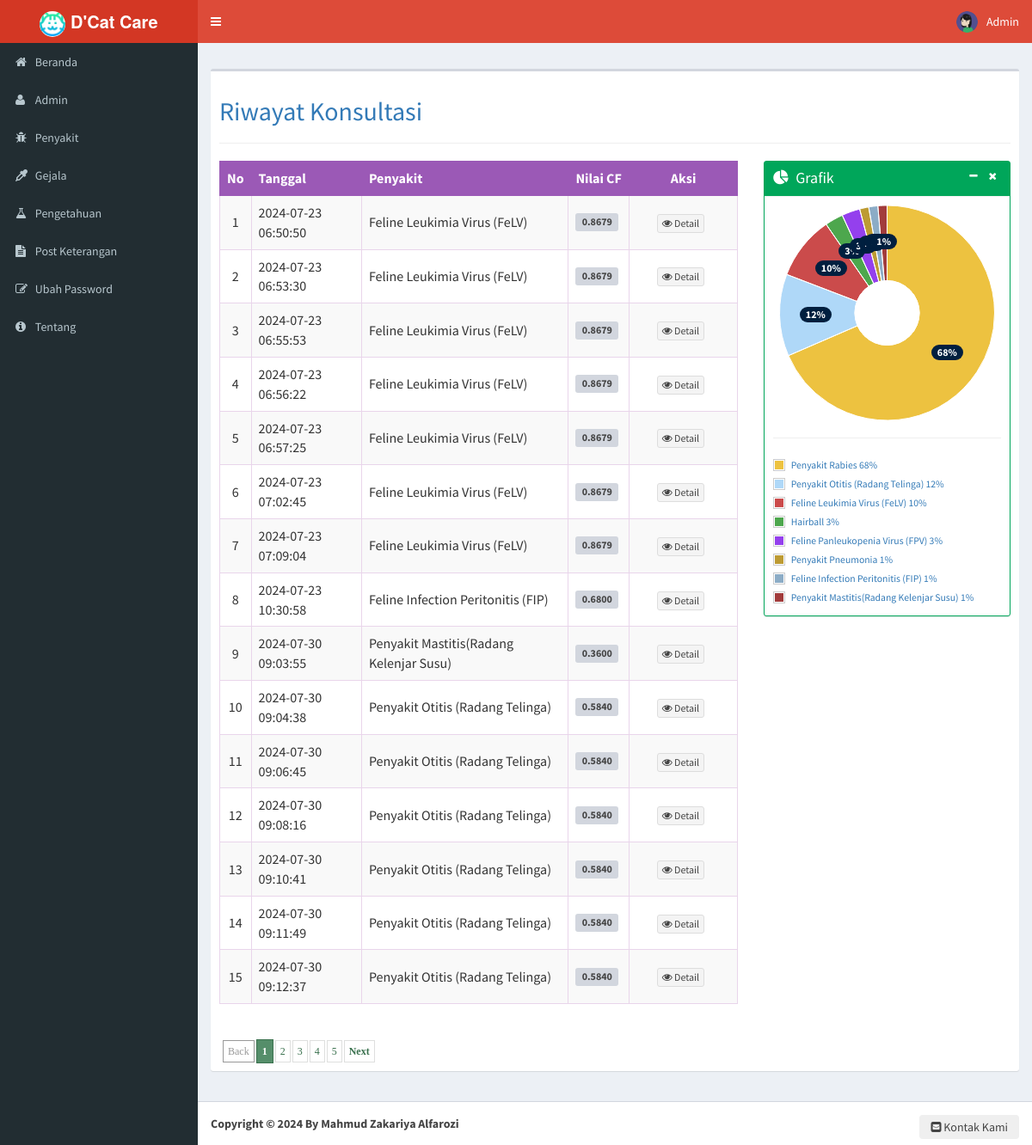
Screenshot of /?module=riwayat (signed in) with the database file from the repository.
### tables this page shows
CREATE TABLE `hasil` (
  `id_hasil` int(11) NOT NULL,
  `tanggal` varchar(50) NOT NULL DEFAULT '0',
  `penyakit` text NOT NULL,
  `gejala` text NOT NULL,
  `hasil_id` int(11) NOT NULL,
  `hasil_nilai` varchar(16) NOT NULL
);

### modul/riwayat/riwayat.php (the view, shortened to what this page needs)
<h2 class='text text-primary'>Riwayat Konsultasi</h2>
<hr>
<?php
switch ($_GET['act']) {
  default:
    $offset = $_GET['offset'];
    $limit = 15;
    if (empty($offset)) {
      $offset = 0;
    }
    $sqlpkt = mysqli_query($conn, "SELECT * FROM penyakit order by kode_penyakit+0");
    while ($rpkt = mysqli_fetch_array($sqlpkt)) {
      $arpkt[$rpkt['kode_penyakit']] = $rpkt['nama_penyakit'];
    }
    $tampil = mysqli_query($conn, "SELECT * FROM hasil ORDER BY id_hasil");
    $baris = mysqli_num_rows($tampil);
    if ($baris > 0) {
      echo "<div class='row'><div class='col-md-8'><table class='table table-bordered table-striped riwayat' style='overflow-x=auto' cellpadding='0' cellspacing='0'>
          <thead>
            <tr>
              <th>No</th>
              <th>Tanggal</th>
              <th>Penyakit</th>
              <th nowrap>Nilai CF</th>
              <th width='21%' class='text-center'>Aksi</th>
            </tr>
          </thead>
		  <tbody>
		  ";
      $hasil = mysqli_query($conn, "SELECT * FROM hasil ORDER BY id_hasil limit $offset,$limit");
      $no = 1 + $offset;
      $counter = 1;
      while ($r = mysqli_fetch_array($hasil)) {
        if ($r[hasil_id] > 0) {
          if ($counter % 2 == 0)
            $warna = "dark";
          else
            $warna = "light";
          echo "<tr class='" . $warna . "'>
			 <td align=center>$no</td>
			 <td>$r[tanggal]</td>
			 <td>" . $arpkt[$r[hasil_id]] . "</td>
			 <td><span class='label label-default'>" . $r[hasil_nilai] . "</span></td>
			 <td align=center>
			 <a type='button' class='btn btn-default btn-xs' target='_blank' href=riwayat-detail/$r[id_hasil]><i class='fa fa-eye' aria-hidden='true'></i> Detail </a> &nbsp;
	         </td></tr>";
          $no++;
          $counter++;
        }
      }
      echo "</tbody></table></div>";
      ?>
      <div class="col-md-4">
        <div class="box box-success box-solid">
          <div class="box-header with-border">
            <i class="fa fa-pie-chart"></i>
            <h3 class="box-title">Grafik</h3>
            <div class="box-tools pull-right">
              <button type="button" class="btn btn-box-tool" data-widget="collapse"><i class="fa fa-minus"></i>
              </button>
              <button type="button" class="btn btn-box-tool" data-widget="remove"><i class="fa fa-times"></i></button>
            </div>
          </div>
          <div class="box-body">
            <div id="donut-chart" class="chart" style="width:100%;height:250px;"></div>
            <hr>
            <div id="legend-container"></div>
          </div>
        </div>
      </div>
      <?php
      echo "</div><div class='col-md-12'><div class='row'><div class=paging>";
      if ($offset != 0) {
        $prevoffset = $offset - $limit;
        echo "<span class=prevnext> <a href=index.php?module=riwayat&offset=$prevoffset>Back</a></span>";
      } else {
        echo "<span class=disabled>Back</span>";
      }
      $halaman = intval($baris / $limit);
      if ($baris % $limit) {
        $halaman++;
      }
      for ($i = 1; $i <= $halaman; $i++) {
        $newoffset = $limit * ($i - 1);
        if ($offset != $newoffset) {
          echo "<a href=index.php?module=riwayat&offset=$newoffset>$i</a>";
        } else {
          echo "<span class=current>" . $i . "</span>";
        }
      }
      if (!(($offset / $limit) + 1 == $halaman) && $halaman != 1) {
        $newoffset = $offset + $limit;
        echo "<span class=prevnext><a href=index.php?module=riwayat&offset=$newoffset>Next</a>";
      } else {
        echo "<span class=disabled>Next</span>";
      }
      echo "</div></div></div>";
    } else {
      echo "<br><b>Data Kosong !</b>";
    }
}
?>
<script>
  $(function () {
    <?php
    $hasilg = mysqli_query($conn, "SELECT hasil_id, count(hasil_id) jlh_id FROM hasil group by hasil_id ORDER BY jlh_id desc");
    while ($rg = mysqli_fetch_array($hasilg)) {
      if ($rg[hasil_id] > 0) {
        $arr[] = array('label' => '&nbsp;' . $arpkt[$rg['hasil_id']], 'data' => array(array('Penyakit ' . $rg['hasil_id'], $rg['jlh_id'])));
      }
    }
    ?>
    var donutData = <?php echo json_encode($arr); ?>
    //      var donutData = [
    //        {label: 'Series2', data: 30, color: '#3c8dbc'},
    //        {label: 'Series3', data: 20, color: '#0073b7'},
    //        {label: 'Series4', data: 50, color: '#00c0ef'}
    //      ]
    function legendFormatter(label, series) {
      return '<div class="text text-primary margin4">' + label + ' ' + Math.round(series.percent) + '%';
    };
    $.plot('#donut-chart', donutData, {
      series: {
        pie: {
          show: true,
          radius: 1,
          innerRadius: 0.3,
          label: {
            show: true,
            radius: 2 / 3,
            formatter: function (label, series) {
              return '<div class="badge bg-navy color-pallete">' + Math.round(series.percent) + '%</div>';
            },
            threshold: 0.01
          }
        }
      },
      legend: {
        show: true,
        container: $("#legend-container"),
        labelFormatter: legendFormatter,
      }
    })
    /*
     * END DONUT CHART
     */
  })
  /*
   * Custom Label formatter
   * ----------------------
   */
  function labelFormatter(label, series) {
    return '<div style="font-size:13px; text-align:center; padding:2px; color: #fff; font-weight: 600;">'
      + label
      + '<br>'
      + Math.round(series.percent) + '%</div>'
  }
</script>

### css/paging.css (style rules this page uses)
div.paging { padding:2px; margin:2px; text-align:left; font-family:Tahoma; font-size:12px; }
div.paging a { padding:5px 5px 5px 5px; margin-right:2px; border:1px solid #DEDFDE; text-decoration:none; color:#3a714e; }
div.paging span.current { padding:6px 6px 6px 6px; margin-right:2px; border:1px solid #3a714e; font-weight:bold; background-color:#558e6a; color:#FFFFFF; }
div.paging span.disabled { padding:5px 5px 5px 5px; margin-right:2px; border:1px solid #999999; color:#999999; }
div.paging span.prevnext { font-weight:bold; }

### css/style.css (style rules this page uses)
table.riwayat th { background-color: #9b59b6; color: #fff; }
table.riwayat { border: 1px solid #9b59b6; }
table.table-bordered.riwayat th { border: 1px solid #9b59b6; }
table.table-bordered.riwayat td { border: 1px solid #e9d5eb; vertical-align: middle; }
div.paging { margin-top: 25px; }
html { font-family:sans-serif; -ms-text-size-adjust:100%; -webkit-text-size-adjust:100% }
body { margin:0 }
a { background-color:transparent }
hr { box-sizing:content-box; height:0 }
button,input,optgroup,select,textarea { color:inherit; font:inherit; margin:0 }
button { overflow:visible }
button,select { text-transform:none }
button,html input[type=button],input[type=reset],input[type=submit] { -webkit-appearance:button; cursor:pointer }
table { border-collapse:collapse; border-spacing:0 }
td,th { padding:0 }
.border-box,article,body,code,dd,div,dl,dt,fieldset,footer,form,header,html,input[type=email],input[type=password],input[type=tel],input[type=text],input[type=url],li,main,ol,p,pre,section,textarea,ul { box-sizing:border-box }

### rows the page displays
hasil: tanggal "2024-07-23 06:50:50", hasil "Feline Leukimia Virus (FeLV)", hasil_nilai "0.8679"
hasil: tanggal "2024-07-23 06:53:30", hasil "Feline Leukimia Virus (FeLV)", hasil_nilai "0.8679"
hasil: tanggal "2024-07-23 06:55:53", hasil "Feline Leukimia Virus (FeLV)", hasil_nilai "0.8679"
hasil: tanggal "2024-07-23 06:56:22", hasil "Feline Leukimia Virus (FeLV)", hasil_nilai "0.8679"
hasil: tanggal "2024-07-23 06:57:25", hasil "Feline Leukimia Virus (FeLV)", hasil_nilai "0.8679"
hasil: tanggal "2024-07-23 07:02:45", hasil "Feline Leukimia Virus (FeLV)", hasil_nilai "0.8679"
hasil: tanggal "2024-07-23 07:09:04", hasil "Feline Leukimia Virus (FeLV)", hasil_nilai "0.8679"
hasil: tanggal "2024-07-23 10:30:58", hasil "Feline Infection Peritonitis (FIP)", hasil_nilai "0.6800"
hasil: tanggal "2024-07-30 09:03:55", hasil "Penyakit Mastitis(Radang Kelenjar Susu)", hasil_nilai "0.3600"
hasil: tanggal "2024-07-30 09:04:38", hasil "Penyakit Otitis (Radang Telinga)", hasil_nilai "0.5840"
hasil: tanggal "2024-07-30 09:06:45", hasil "Penyakit Otitis (Radang Telinga)", hasil_nilai "0.5840"
hasil: tanggal "2024-07-30 09:08:16", hasil "Penyakit Otitis (Radang Telinga)", hasil_nilai "0.5840"
hasil: tanggal "2024-07-30 09:10:41", hasil "Penyakit Otitis (Radang Telinga)", hasil_nilai "0.5840"
hasil: tanggal "2024-07-30 09:11:49", hasil "Penyakit Otitis (Radang Telinga)", hasil_nilai "0.5840"
hasil: tanggal "2024-07-30 09:12:37", hasil "Penyakit Otitis (Radang Telinga)", hasil_nilai "0.5840"

### other values shown
$_SESSION['username'] "Admin"
